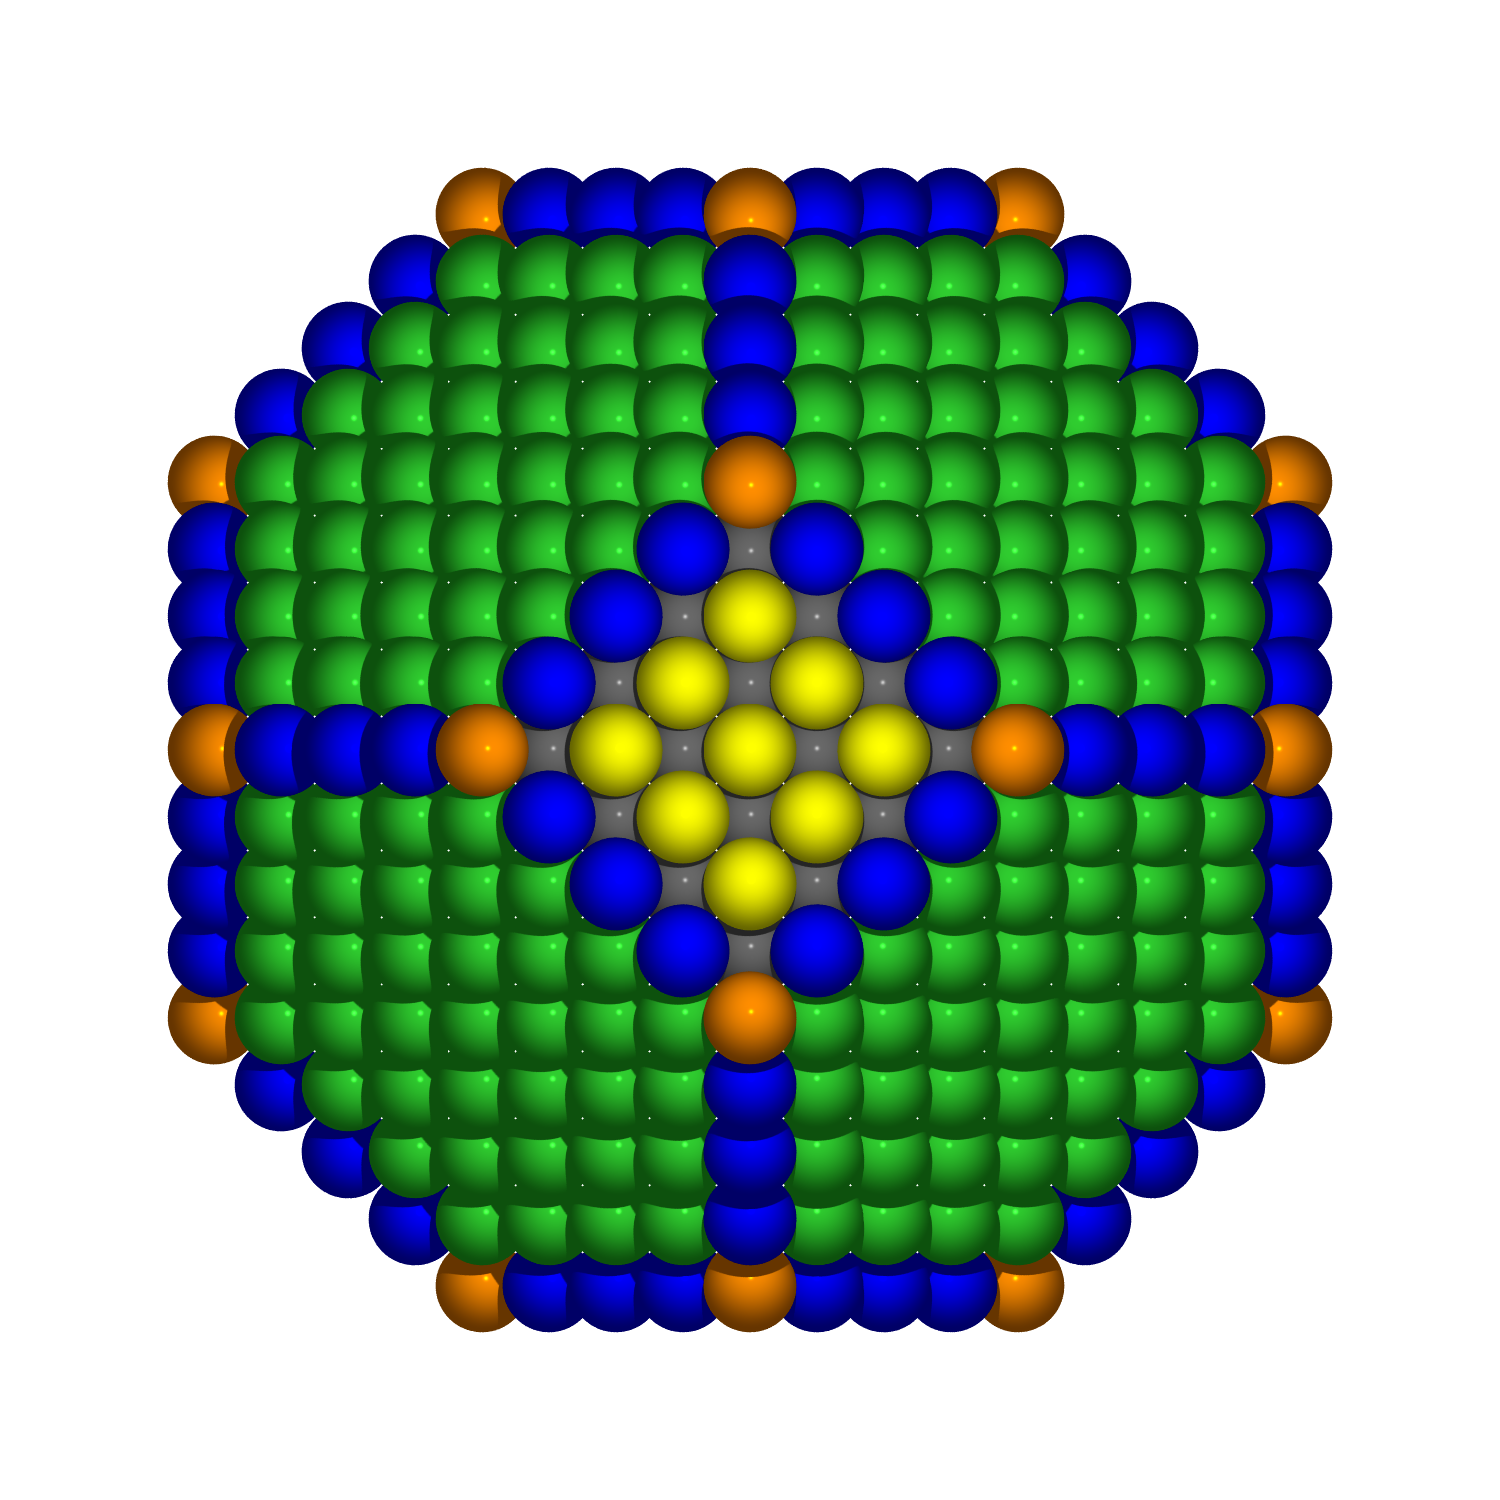

The Python source for this figure:
from utilities.particle_dissolver import Dissolver
from ase.data import covalent_radii, atomic_numbers
from ase.io import write
import numpy as np
from matplotlib.colors import to_rgb


colors_dict = {6:to_rgb('darkorange'),
               7:to_rgb('blue'),
               8:to_rgb('yellow'),
               9:to_rgb('limegreen'),
               12:to_rgb('dimgrey')}



dissolver = Dissolver()
particle = dissolver.dummy_particle()

def get_colors(atoms):
    colors = np.zeros((len(atoms),4))
    CN = dissolver.get_coordination_numbers(atoms)
    for cn in np.unique(CN):
        mask = CN==cn
        colors[mask,:3] = [colors_dict[cn]]*np.sum(mask)
    return colors

r_Pt = [covalent_radii[atomic_numbers['Pt']]]

def povray_figure(atoms,name):
    bbox_coord = np.max(np.abs(atoms.get_positions()))*1.4
    colors = get_colors(atoms)
    
    radii = r_Pt*len(atoms)
    povray_settings = {
        'display': False,  # Display while rendering
        'pause': True,  # Pause when done rendering (only if display)
        'transparent': True,  # Transparent background
        # 'canvas_width': 1500,  # Width of canvas in pixels
        'canvas_height': 1500,  # Height of canvas in pixels
        #'camera_dist': 50.,  # Distance from camera to front atom
        'image_plane': None,  # Distance from front atom to image plane
        #'camera_type': 'perspective',  # perspective, ultra_wide_angle
        'point_lights': [],             # [[loc1, color1], [loc2, color2],...]
        'area_light': [(2., 3., 40.),  # location
                    'White',       # color
                    .7, .7, 3, 3],  # width, height, Nlamps_x, Nlamps_y
        'background': 'White',        # color
        #'textures': None,  # Length of atoms list of texture names
        'transmittances': colors[:,3],
        'celllinewidth': 0.1,  # Radius of the cylinders representing the cell
        # 'image_width': 1000,
        # 'image_height': 1000
    }
    # rotation='12x,-12y,-3z'
    write(f'{name}.pov', atoms, colors=colors,radii=radii,
      bbox = [-bbox_coord, -bbox_coord, bbox_coord, bbox_coord], show_unit_cell=0, povray_settings=povray_settings)
    

povray_figure(particle,'CN_particle')
